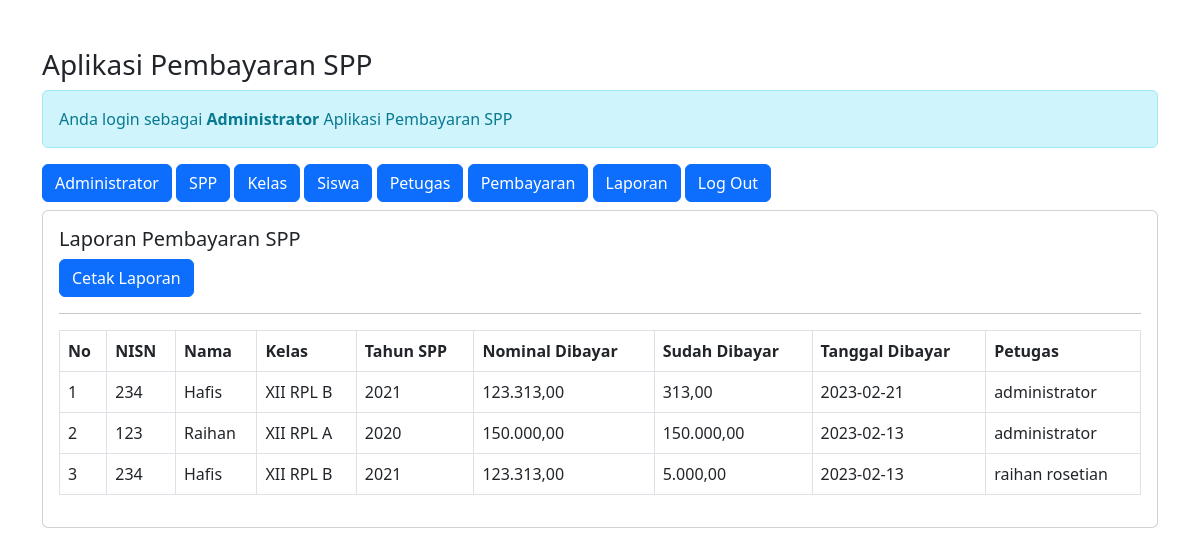
Screenshot of /admin/admin.php?url=laporan (signed in) with the database file from the repository.
### tables this page shows
CREATE TABLE `siswa` (
  `nisn` char(10) NOT NULL,
  `nis` char(8) NOT NULL,
  `nama` varchar(35) NOT NULL,
  `id_kelas` int(11) NOT NULL,
  `alamat` text NOT NULL,
  `no_telp` varchar(15) NOT NULL,
  `id_spp` int(11) NOT NULL
);

CREATE TABLE `pembayaran` (
  `id_pembayaran` int(11) NOT NULL,
  `id_petugas` int(11) NOT NULL,
  `nisn` varchar(10) NOT NULL,
  `tgl_bayar` date NOT NULL,
  `bulan_dibayar` varchar(8) NOT NULL,
  `tahun_dibayar` varchar(4) NOT NULL,
  `id_spp` int(11) NOT NULL,
  `jumlah_bayar` int(11) NOT NULL
);

CREATE TABLE `kelas` (
  `id_kelas` int(11) NOT NULL,
  `nama_kelas` varchar(20) NOT NULL,
  `kompetensi_keahlian` varchar(50) NOT NULL
);

CREATE TABLE `spp` (
  `id_spp` int(11) NOT NULL,
  `tahun` int(11) NOT NULL,
  `nominal` int(11) NOT NULL
);

CREATE TABLE `petugas` (
  `id_petugas` int(11) NOT NULL,
  `username` varchar(25) NOT NULL,
  `password` varchar(32) NOT NULL,
  `nama_petugas` varchar(35) NOT NULL,
  `level` enum('admin','petugas') NOT NULL
);

### admin/laporan.php (the view)
<h5>Laporan Pembayaran SPP</h5>
<a href="cetak-laporan.php" class="btn btn-primary">Cetak Laporan</a>
<hr>
<table class="table table-stripped table-bordered">
    <tr class="fw-bold">
        <td>No</td>
        <td>NISN</td>
        <td>Nama</td>
        <td>Kelas</td>
        <td>Tahun SPP</td>
        <td>Nominal Dibayar</td>
        <td>Sudah Dibayar</td>
        <td>Tanggal Dibayar</td>
        <td>Petugas</td>
    </tr>
    <?php
    include '../conn.php';
    $no = '1';
    $sql = "SELECT*FROM siswa,petugas,pembayaran,kelas,spp WHERE pembayaran.nisn=siswa.nisn AND siswa.id_kelas=kelas.id_kelas AND pembayaran.id_spp=spp.id_spp AND pembayaran.id_petugas=petugas.id_petugas ORDER BY tgl_bayar DESC";
    $query = mysqli_query($koneksi, $sql);
    foreach($query as $data){
        ?>
        <tr>
            <td><?= $no++; ?></td>
            <td><?= $data['nisn'] ?></td>
            <td><?= $data['nama'] ?></td>
            <td><?= $data['nama_kelas'] ?></td>
            <td><?= $data['tahun'] ?></td>
            <td><?= number_format($data['nominal'],2,',','.')?></td>
            <td><?= number_format($data['jumlah_bayar'],2,',','.')?></td>
            <td><?= $data['tgl_bayar']?></td>
            <td><?= $data['nama_petugas']?></td>
        </tr>
    <?php } ?>
</table>

### rows the page displays
siswa: pembayaran.nisn "234", nama "Hafis", id_kelas.nama_kelas "XII RPL B", id_spp.tahun "2021", id_spp.nominal "123.313,00", pembayaran.jumlah_bayar "313,00", pembayaran.tgl_bayar "2023-02-21", petugas.nama_petugas "administrator", pembayaran.jumlah_bayar "5.000,00", pembayaran.tgl_bayar "2023-02-13", petugas.nama_petugas "raihan rosetian"
siswa: pembayaran.nisn "123", nama "Raihan", id_kelas.nama_kelas "XII RPL A", id_spp.tahun "2020", id_spp.nominal "150.000,00", pembayaran.jumlah_bayar "150.000,00", pembayaran.tgl_bayar "2023-02-13", petugas.nama_petugas "administrator"
